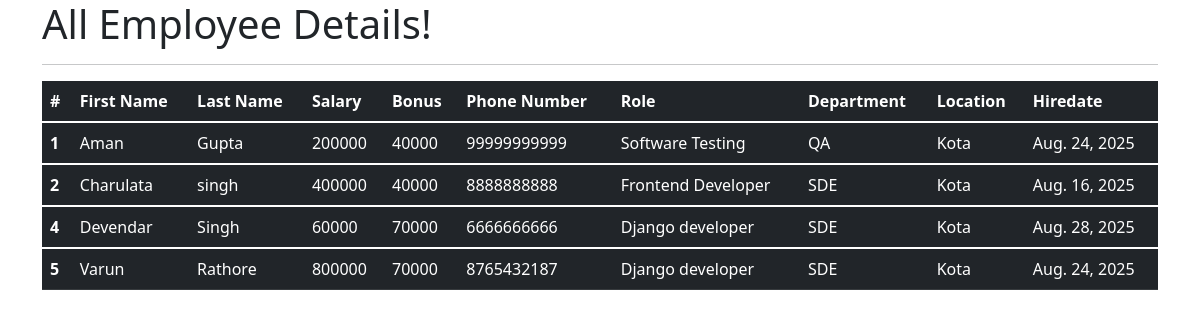
The app's page /all_emp with its own data.
### emp_app/models.py (models this page shows, shortened)
class Employee(models.Model):
    first_name = models.CharField(max_length=100, null=False)
    last_name = models.CharField(max_length=100)
    dept = models.ForeignKey(Department, on_delete=models.CASCADE)
    salary = models.IntegerField(default=0)
    bonus = models.IntegerField(default=0)
    role = models.ForeignKey(Role, on_delete=models.CASCADE)
    phone = models.IntegerField(default=0)
    hire_date = models.DateField()
    def __str__(self):
       return "%s %s %s" %(self.first_name, self.last_name, self.phone)

class Role(models.Model):
    name = models.CharField(max_length=100, null=False)

class Department(models.Model):
    name = models.CharField(max_length=100,null=False)
    location = models.CharField(max_length=100)

### emp_app/views.py (the view)
# urls.py: path('all_emp', views.all_emp, name='all_emp'),
def all_emp(request):
    emps = Employee.objects.all()
    context = {
        'emps': emps
    }
    print(context)
    return render(request, 'view_all_emp.html', context)

### emp_app/templates/view_all_emp.html (shortened to what this page needs)
<!DOCTYPE html>
<html lang="en">
<head>
  <link href="https://cdn.jsdelivr.net/npm/bootstrap@5.1.3/dist/css/bootstrap.min.css" rel="stylesheet">
</head>
  <body>
  <div class="container">
          <h1>All Employee Details!</h1>
      <hr>
     <table class="table table-dark">
  <thead>
    <tr>
      <th scope="col">#</th>
      <th scope="col">First Name</th>
      <th scope="col">Last Name</th>
      <th scope="col">Salary</th>
      <th scope="col">Bonus</th>
      <th scope="col">Phone Number</th>
      <th scope="col">Role</th>
      <th scope="col">Department</th>
      <th scope="col">Location</th>
      <th scope="col">Hiredate</th>
    </tr>
  </thead>
         {% for emp in emps %}
  <tbody>
    <tr>
      <th scope="row">{{emp.id}}</th>
      <td>{{emp.first_name}}</td>
      <td>{{emp.last_name}}</td>
      <td>{{emp.salary}}</td>
      <td>{{emp.bonus}}</td>
      <td>{{emp.phone}}</td>
      <td>{{emp.role.name}}</td>
      <td>{{emp.dept.name}}</td>
      <td>{{emp.dept.location}}</td>
      <td>{{emp.hire_date}}</td>
    </tr>
  </tbody>
         {% endfor %}
</table>
  </div>
  </body>
</html>

### records on screen
Employee: id "1", first_name "Aman", last_name "Gupta", salary "200000", bonus "40000", phone "99999999999", role.name "Software Testing", dept.name "QA", dept.location "Kota", hire_date "Aug. 24, 2025"
Employee: id "2", first_name "Charulata", last_name "singh", salary "400000", bonus "40000", phone "8888888888", role.name "Frontend Developer", dept.name "SDE", dept.location "Kota", hire_date "Aug. 16, 2025"
Employee: id "4", first_name "Devendar", last_name "Singh", salary "60000", bonus "70000", phone "6666666666", role.name "Django developer", dept.name "SDE", dept.location "Kota", hire_date "Aug. 28, 2025"
Employee: id "5", first_name "Varun", last_name "Rathore", salary "800000", bonus "70000", phone "8765432187", role.name "Django developer", dept.name "SDE", dept.location "Kota", hire_date "Aug. 24, 2025"
